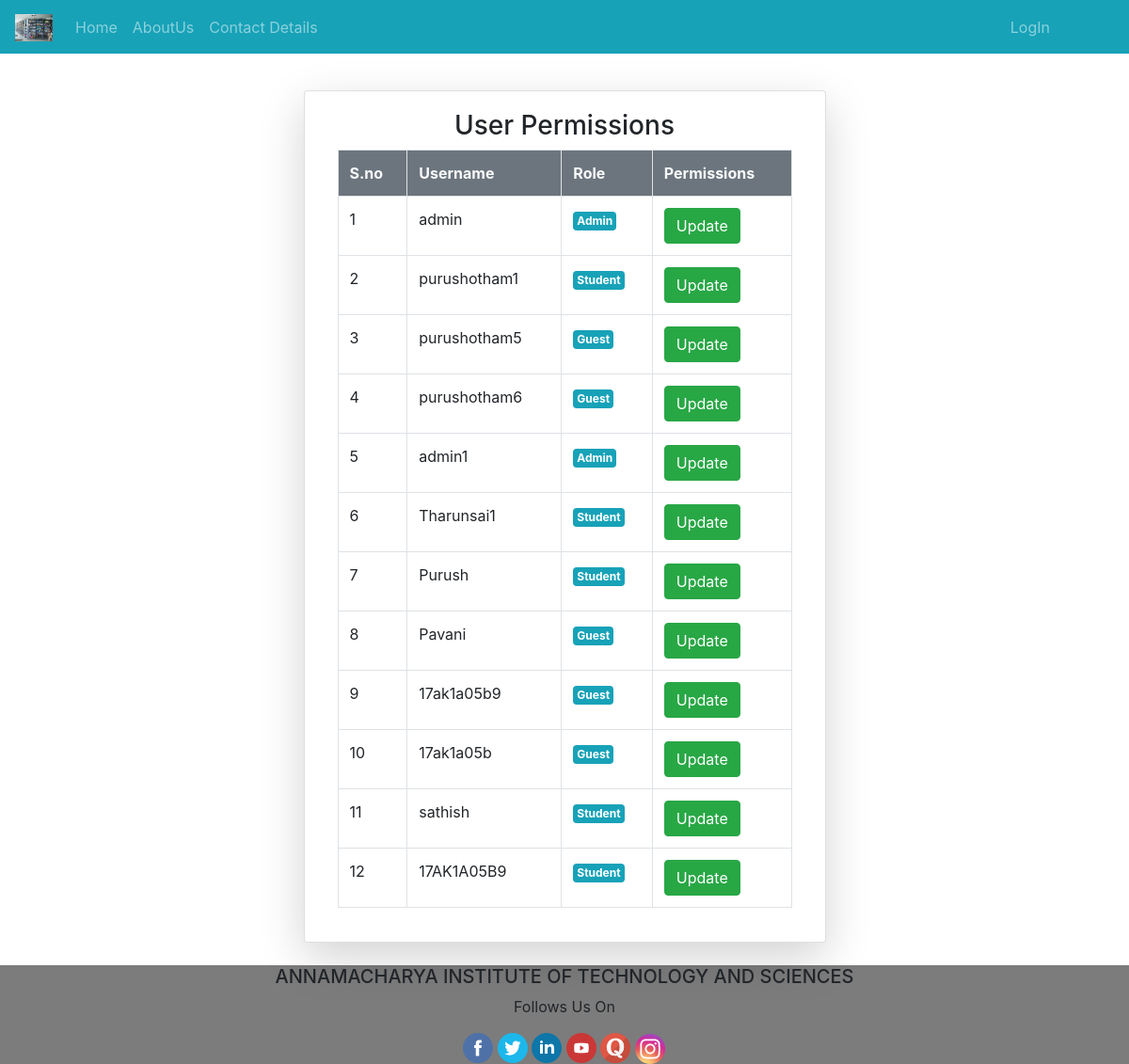
Page /gper/ on the committed database.
### Library_App/models.py (models this page shows)
class User(AbstractUser):
	t = (
		(1,'student'),
		(2,'guest'),
		)
	r=[('CSE','CSE'),('ECE','ECE'),('CIVIL','CIVIL'),('Mechanical','Mechanical'),('EEE','EEE'),('MBA','MBA')]
	role = models.IntegerField(default=2,choices=t)
	g=[('M',"Male"),('F','Female')]
	age=models.IntegerField(default=10)
	gender=models.CharField(max_length=10,choices=g,default="F")
	impf=models.ImageField(upload_to='profiles/',default="profile.jpg")
	Rg_No=models.CharField(max_length=120,default="")
	Branch=models.CharField(choices=r,max_length=120,default="")
	phone_no=models.CharField(null=True,default="1234567890",max_length=10)
	address=models.CharField(max_length=200,default="Tirupathi")

### Library_App/views.py (the view)
# urls.py: path('gper/',views.adminpermissions,name='gperm'),
def adminpermissions(request):
	ty=User.objects.all()
	return render(request,'html/adminpermissions.html',{'q':ty})

### Library_App/templates/html/adminpermissions.html (shortened to what this page needs)
{% extends 'html/base.html' %}
{% block content %}
  <div class = "container">
  <div class = "card col-md-6 mx-auto mt-5 shadow-lg">
    <div class="card-body">
			<h3 class="text-center">User Permissions</h3>
			<table class="table table-bordered">
				<tr class="bg-secondary text-light">
					<th>S.no</th>
					<th>Username</th>
					<th>Role</th>
					<th>Permissions</th>
				</tr>
				{% for j in q %}
				<tr>
					<td>{{forloop.counter}}</td>
					<td>{{j.username}}</td>
					<td>
						{% if j.is_staff == 1 %}
						<span class=" p-1 badge badge-pills badge-info">Admin</span>
						{% elif j.role == 2 %}
						<span class=" p-1 badge badge-pills badge-info">Guest</span>
						{% else %}
						<span class="p-1 badge badge-pills badge-info">Student</span>
						{% endif %}
				</td>
					<td colspan="3">
						<a href="{% url 'up' j.id %}
						" class="btn btn-success">Update</a>
					</td>
				</tr>
				{% endfor %}
						</table>
	</div>
</div>
</div>
{% endblock %}

### rows in the picture
User: username "admin", is_staff "Admin"
User: username "purushotham1", is_staff "Student"
User: username "purushotham5", is_staff "Guest"
User: username "purushotham6", is_staff "Guest"
User: username "admin1", is_staff "Admin"
User: username "Tharunsai1", is_staff "Student"
User: username "Purush", is_staff "Student"
User: username "Pavani", is_staff "Guest"
User: username "17ak1a05b9", is_staff "Guest"
User: username "17ak1a05b", is_staff "Guest"
User: username "sathish", is_staff "Student"
User: username "17AK1A05B9", is_staff "Student"
